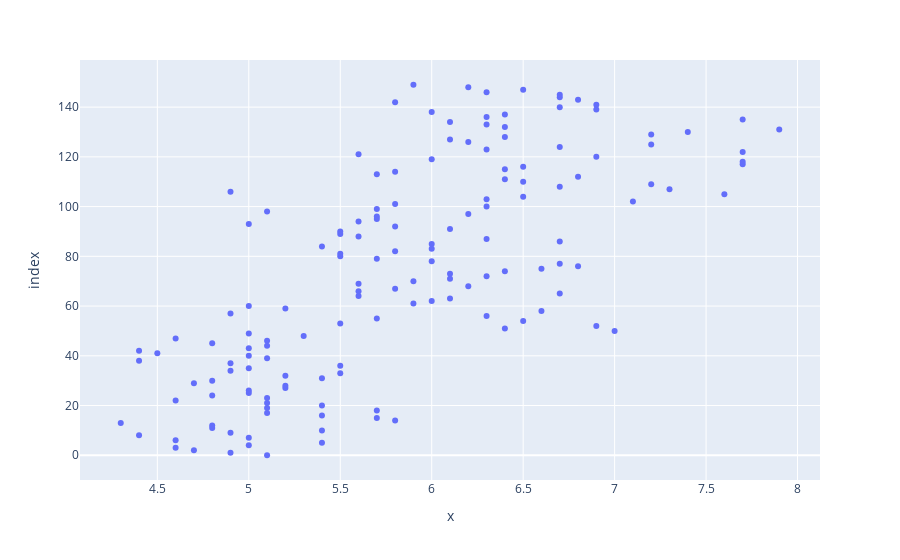

The notebook cell saved with this chart:
### Code cell
# Create a scatter plot
df_np = np.array(df[["sepal_width","sepal_length"]])
fig = px.scatter(df_np[:,0],df_np[:,1])

# Show the plot
fig.show()

### Figure 1 — Plotly figure (JSON) as saved in the notebook; plotly's stock layout.template omitted (floating-point values rounded to 4 significant figures; data arrays with more than 128 entries replaced by an {"elided": "..."} marker saying what was removed)
{"data": [{"hovertemplate": "x=%{x}<br>index=%{y}<extra></extra>", "legendgroup": "", "marker": {"color": "#636efa", "symbol": "circle"}, "mode": "markers", "name": "", "orientation": "h", "showlegend": false, "type": "scatter", "x": {"elided": "150 float values"}, "xaxis": "x", "y": {"elided": "150 int values"}, "yaxis": "y"}], "layout": {"legend": {"tracegroupgap": 0}, "margin": {"t": 60}, "xaxis": {"anchor": "y", "domain": [0, 1], "title": {"text": "x"}}, "yaxis": {"anchor": "x", "domain": [0, 1], "title": {"text": "index"}}}}
